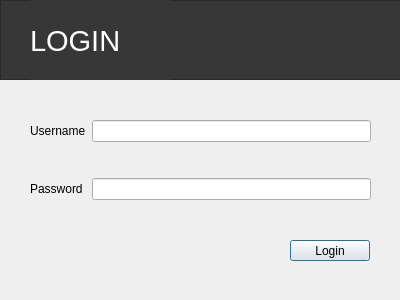
<?xml version="1.0" encoding="UTF-8"?>
<ui version="4.0">
 <class>Login</class>
 <widget class="QDialog" name="Login">
  <property name="geometry">
   <rect>
    <x>0</x>
    <y>0</y>
    <width>400</width>
    <height>300</height>
   </rect>
  </property>
  <property name="windowTitle">
   <string>Login</string>
  </property>
  <widget class="QWidget" name="gridLayoutWidget">
   <property name="geometry">
    <rect>
     <x>30</x>
     <y>90</y>
     <width>341</width>
     <height>141</height>
    </rect>
   </property>
   <layout class="QGridLayout" name="gridLayout">
    <item row="0" column="0">
     <widget class="QLabel" name="label">
      <property name="text">
       <string>Username</string>
      </property>
     </widget>
    </item>
    <item row="1" column="0">
     <widget class="QLabel" name="label_2">
      <property name="text">
       <string>Password</string>
      </property>
     </widget>
    </item>
    <item row="0" column="1">
     <widget class="QLineEdit" name="userField"/>
    </item>
    <item row="1" column="1">
     <widget class="QLineEdit" name="passField">
      <property name="echoMode">
       <enum>QLineEdit::Password</enum>
      </property>
     </widget>
    </item>
   </layout>
  </widget>
  <widget class="QPushButton" name="login">
   <property name="geometry">
    <rect>
     <x>290</x>
     <y>240</y>
     <width>80</width>
     <height>21</height>
    </rect>
   </property>
   <property name="text">
    <string>Login</string>
   </property>
  </widget>
  <widget class="QFrame" name="header">
   <property name="geometry">
    <rect>
     <x>0</x>
     <y>0</y>
     <width>401</width>
     <height>80</height>
    </rect>
   </property>
   <property name="styleSheet">
    <string notr="true">background-color: #373737;</string>
   </property>
   <property name="frameShape">
    <enum>QFrame::StyledPanel</enum>
   </property>
   <property name="frameShadow">
    <enum>QFrame::Raised</enum>
   </property>
   <widget class="QLabel" name="label_3">
    <property name="geometry">
     <rect>
      <x>30</x>
      <y>0</y>
      <width>141</width>
      <height>81</height>
     </rect>
    </property>
    <property name="font">
     <font>
      <pointsize>22</pointsize>
     </font>
    </property>
    <property name="styleSheet">
     <string notr="true">color: rgb(255, 255, 255)</string>
    </property>
    <property name="text">
     <string>LOGIN</string>
    </property>
   </widget>
  </widget>
  <zorder>header</zorder>
  <zorder>gridLayoutWidget</zorder>
  <zorder>login</zorder>
 </widget>
 <resources/>
 <connections/>
</ui>
